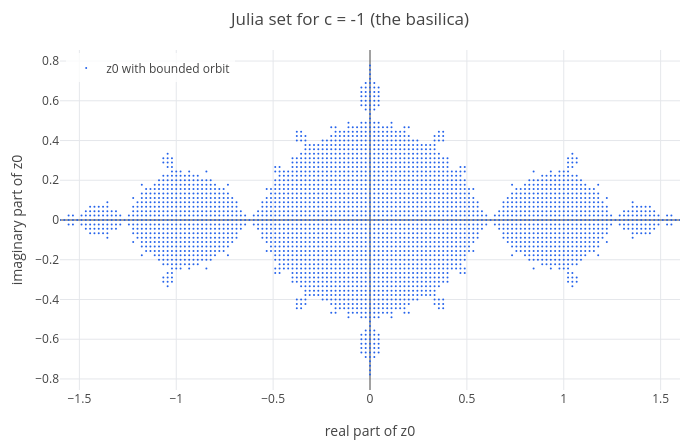

Notebook source saved alongside this figure:
### Markdown cell above
This little copy is where the period-3 window of the bifurcation diagram in lesson 1 comes from. The boundary of the
Mandelbrot set has fractal dimension exactly 2 (Mitsuhiro Shishikura, 1998): it is as wiggly as a curve can be.

## 4. Julia sets

Now fix $c$ and vary the *starting point* $z_0$ instead: the **Julia set** of $c$ (Gaston Julia, 1918) is the set of
starting points whose orbit under $z \to z^2 + c$ stays bounded (strictly, its boundary). `julia(c, re0, re1, im0, im1, n)`
draws it like `mandelbrot`, with across the real part and up the imaginary part of $z_0$. Two famous examples:
$c = -1$, the "basilica", and $c = -0.123 + 0.745i$, "Douady's rabbit":

### Code cell
J1 = julia(-1, -2, 2, -1.2, 1.2, 180);
labels(title(legend(scatter(J1, [re im]), "z0 with bounded orbit"), "Julia set for c = -1 (the basilica)"), "real part of z0", "imaginary part of z0")

### Figure 1 — Plotly figure (JSON) as saved in the notebook; plotly's stock layout.template omitted (floating-point values rounded to 4 significant figures; data arrays with more than 128 entries replaced by an {"elided": "..."} marker saying what was removed)
{"data": [{"marker": {"color": "#2563eb", "size": 2}, "mode": "markers", "name": "z0 with bounded orbit", "type": "scatter", "x": {"elided": "2879 float values"}, "y": {"elided": "2879 float values"}}], "layout": {"height": 440, "legend": {"bgcolor": "rgba(255,255,255,0.8)", "x": 0.01, "xanchor": "left", "y": 0.99, "yanchor": "top"}, "margin": {"b": 50, "l": 60, "r": 20, "t": 50}, "showlegend": true, "title": {"text": "Julia set for c = -1 (the basilica)"}, "width": 700, "xaxis": {"range": [-1.6, 1.6], "title": {"text": "real part of z0"}, "zeroline": true}, "yaxis": {"range": [-0.8556, 0.8556], "title": {"text": "imaginary part of z0"}, "zeroline": true}}}
